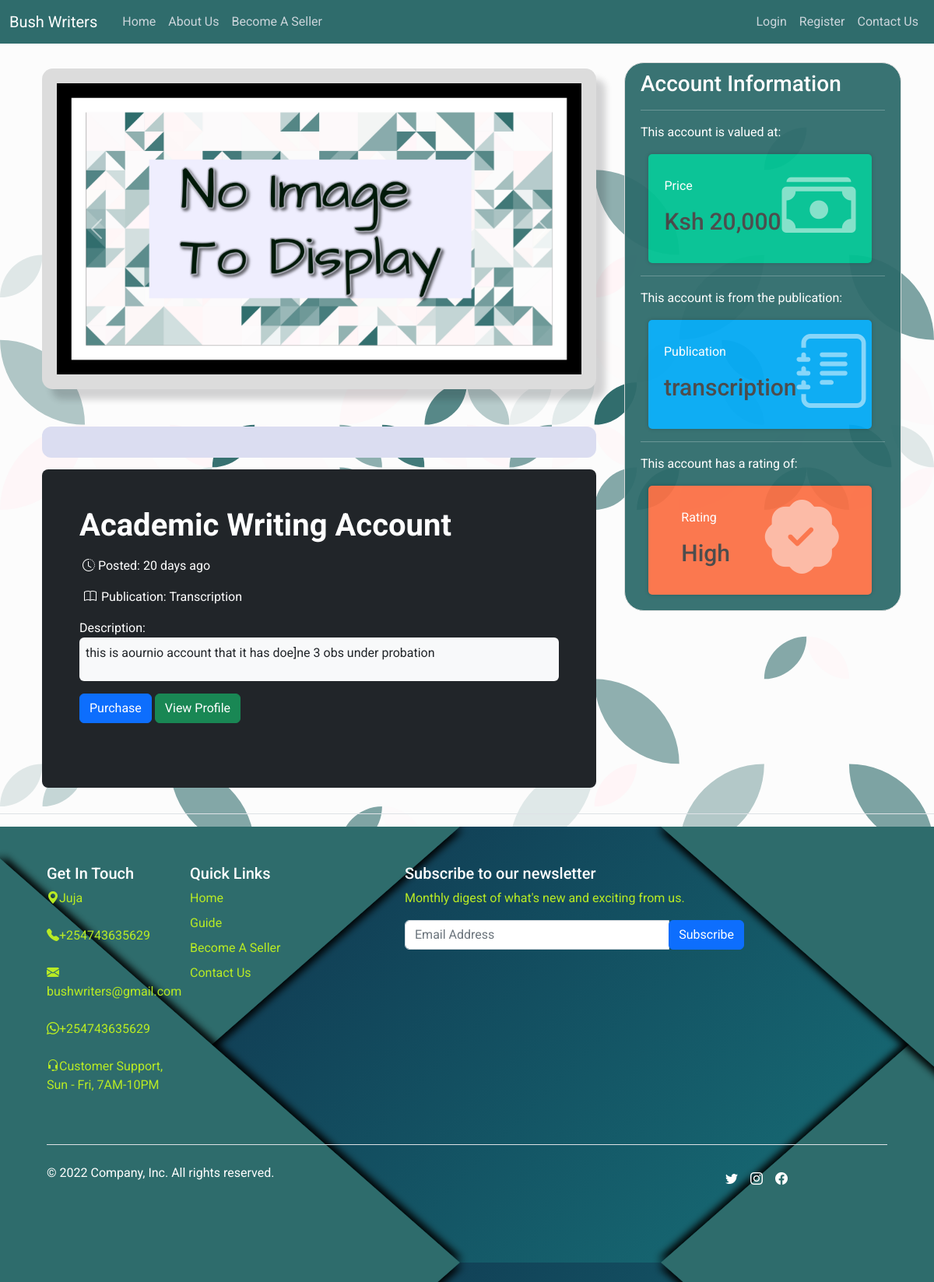
The app's page /product_view/22 with its own data.
### models/accounts.py (models this page shows, shortened)
class Account(db.Model):
    STATUS_AVAILABLE = 0
    STATUS_ON_PROGRESS = 1
    STATUS_VERIFICATION_STAGE = 2
    STATUS_SUCCESSFUL_STAGE = 3
    STATUS_DISPUTED_STAGE = 4
    __tablename__ = 'account'
    account_id = db.Column(db.Integer, primary_key = True)
    account_type = db.Column(db.Enum(AccountType), default = AccountType.ACADEMIC_WRITING_ACCOUNT)
    account_name = db.Column(db.String(80), nullable = False)
    description = db.Column(db.String(120), nullable = False)
    brand = db.Column(db.String(60), nullable = False)
    price = db.Column(db.Integer, nullable = False)
    status = db.Column(db.SmallInteger, default=STATUS_AVAILABLE)
    account_creation_date = db.Column(db.Date, nullable = False)
    time_posted = db.Column(db.DateTime (timezone = True), default = func.now())
    date_modified = db.Column(db.DateTime(timezone = True), nullable=False, server_default=func.now(), onupdate=func.now())
    user_id = db.Column(db.Integer, db.ForeignKey('user.id', ondelete = 'CASCADE'))
    images = db.relationship('Image', backref = 'account', passive_deletes = True, lazy='dynamic' )
    notifications = db.relationship('Notification', backref = 'account', passive_deletes = True, lazy='dynamic')
    complaints = db.relationship('Complaints', backref = 'account', passive_deletes = True, lazy='dynamic')
    account_credentials = db.relationship('Account_Credentials', backref = 'account', passive_deletes = True, lazy='dynamic')

### main/views.py (the view, shortened to what this page needs)
@main.route('/product_view/<item_id>', methods=['GET', 'POST'])
def product_view(item_id):
    account = Account.query.filter_by(account_id = item_id).first()
    images = Image.query.filter_by(account_id = item_id).all()
    purchase_form = Payment_Method()
    upload_form = Upload_Images()
    return render_template('product_view.html', account = account, images = images, purchase_form = purchase_form, upload_form = upload_form)

### auth/form_fields.py
class Payment_Method(FlaskForm):
    info = HiddenField()
    payment_method = SelectField('Choose Payment Method', choices=[('Paypal'), ('Mpesa')])
    submit = SubmitField("Proceed To Checkout")

class Upload_Images(FlaskForm):
    photo = FileField(validators=[FileAllowed(['jpg', 'png', 'jpeg' ], 'Only images are allowed'), FileRequired()])
    account_id = HiddenField()
    upload = SubmitField('Upload')

### templates/product_view.html (shortened to what this page needs)
{% extends 'base.html' %}
{% block stylesheets %}
  <link href="https://cdn.jsdelivr.net/npm/bootstrap@5.2.0/dist/css/bootstrap.min.css" rel="stylesheet">
  <link rel="stylesheet" type="text/css" href="{{ url_for('static', filename='css/styles.css') }}" >
  <link rel="stylesheet" type="text/css" href="{{ url_for('static', filename='css/card-styles.css') }}" >
  <link rel="stylesheet" href="https://cdn.jsdelivr.net/npm/pixeden-stroke-7-icon@1.2.3/pe-icon-7-stroke/dist/pe-icon-7-stroke.min.css">
{% endblock stylesheets %}
{% block content %}
     <div class="container mt-2">
        <div class="carousel-background">
          <div id="carouselExampleControlsNoTouching" class="carousel slide" data-bs-touch="false">
            <div class="carousel-inner">
              {% if images %}
                {% for image in images %}
                  <div class="carousel-item active">
                    <img src="{{ url_for('static', filename='images/account_images/'+image.image_files) }}" class="d-block w-100" alt="...">
                  </div>
                {% endfor %}
              {% else %}
                <div class="carousel-item active">
                  <img src="{{ url_for('static', filename='images/assets/blank_image.jpg') }}" class="d-block w-100" alt="...">
                </div>
              {% endif %}
            </div>
            <button class="carousel-control-prev" type="button" data-bs-target="#carouselExampleControlsNoTouching" data-bs-slide="prev">
              <span class="carousel-control-prev-icon" aria-hidden="true"></span>
            </button>
            <button class="carousel-control-next" type="button" data-bs-target="#carouselExampleControlsNoTouching" data-bs-slide="next">
              <span class="carousel-control-next-icon" aria-hidden="true"></span>
            </button>
          </div>
        </div>
          <section class="gallery">
          </section>
          <div class="row align-items-md-stretch">
            <div class="col-md-6">
              <div class="h-100 p-5 text-bg-dark rounded-3 product-content">
                <div class="mb-3">
                  <h2 class="text-white mb-2 fw-bold fs-1">{{ account.account_type.value | replace("_", "  ") | title }}</h2>
                </div>
                <div class="mb-3 title-time-display">
                  <span class="text-white"><i class="bi bi-clock-history p-1"></i>Posted: {{ moment(account.time_posted).fromNow(refresh=True) }}</span>
                </div>
                <div class="mb-3 publication-display">
                  <span class="text-white"><i class="bi bi-book"></i>Publication: {{ account.brand | title }}</span>
                </div>
                <header>Description:</header>
                <div class="rounded bg-light p-2 mb-3">
                  <p class="text-dark">{{ account.description }}</p>
                </div>
                <div>
                  {% if account.user_id != current_user.id %}
                  <button type="button" class="btn btn-primary" data-bs-toggle="modal" data-bs-target="#payment-form">Purchase</button>
                  <a href="{{ url_for('main.user_profile', id = account.user_id ) }}" role="button" class="btn btn-success">View Profile</a>
                  {% else %}
                  <button type="button" class="btn btn-primary" data-bs-toggle="modal" data-bs-target="#upload-image">Upload Images</button>
                  {% endif %}
                </div>
              </div>
            </div>
          </div>
    </div>
    <br>
    <br>
{% endblock content %}
{% block sidebar %}
  <div class="col-md-4 sidebar">
    <div class="content-section">
      <h3 class="text-white">Account Information</h3>
      <hr class="text-white">
      <p class="text-white">This account is valued at:</p>
              <div class="card-body card-sidebar color1">
                <div class="float-left">
                  <p>Price</p>
                    <h3>
                        <span class="currency">Ksh</span>
                        <span class="count"> {{ "{:,.0f}".format(account.price ) }}</span>
                    </h3>
                </div>
                <div class="float-right">
                  <i class="bi bi-cash-stack"></i>
                </div>
            </div>
            <hr class="text-white">
            <p class="text-white">This account is from the publication:</p>
            <div class="card-body card-sidebar color2">
                <div class="float-left">
                  <p>Publication</p>
                    <h3>
                        <span class="count">{{ account.brand }}</span>
                    </h3>
                </div>
                <div class="float-right">
                  <i class="bi bi-journal-text"></i>
                </div>
            </div>
            <hr class="text-white">
            <p class="text-white">This account has a rating of:</p>
            <div class="card-body card-sidebar color3">
                <div class="float-left">
                  <p>Rating</p>
                    <h3>
                        <span class="count">High</span>
                    </h3>
                </div>
                <div class="float-right">
                  <i class="bi bi-patch-check-fill"></i>
                </div>
            </div>
    </div>
  </div>
{% endblock sidebar %}
{% block footer %}
<div class="border-top pt-3"></div>
<div class="footer-container">
  <footer class="py-5">
    <div class="row">
      <div class="col-6 col-md-2 mb-3">
        <h5 class="text-white">Get In Touch</h5>
        <ul class="nav flex-column">
          <li class="nav-item mb-2"><p class="nav-link p-0 footer-color"><i class="bi bi-geo-alt-fill mr-2"></i>Juja</p></li>
          <li class="nav-item mb-2"><p class="nav-link p-0 footer-color"><i class="bi bi-telephone-fill mr-2"></i>+254743635629</p></li>
          <li class="nav-item mb-2"><p class="nav-link p-0 footer-color"><i class="bi bi-envelope-fill mr-2"></i>bushwriters@gmail.com</p></li>
          <li class="nav-item mb-2"><p class="nav-link p-0 footer-color"><i class="bi bi-whatsapp mr-2"></i>+254743635629</p></li>
          <li class="nav-item mb-2"><p class="nav-link p-0 footer-color"><i class="bi bi-headset mr-2"></i>Customer Support, Sun - Fri, 7AM-10PM</p></li>
        </ul>
      </div>
      <div class="col-6 col-md-2 mb-3">
        <h5 class="text-white">Quick Links</h5>
        <ul class="nav flex-column">
          <li class="nav-item mb-2"><a href="{{ url_for('main.viewpage') }}" class="nav-link p-0 footer-color">Home</a></li>
          <li class="nav-item mb-2"><a href="{{ url_for('main.guide') }}" class="nav-link p-0 footer-color">Guide</a></li>
          <li class="nav-item mb-2"><a href="{{ url_for('main.seller') }}" class="nav-link p-0 footer-color">Become A Seller</a></li>
          <li class="nav-item mb-2"><a href="{{ url_for('main.contact_us') }}" class="nav-link p-0 footer-color">Contact Us</a></li>
        </ul>
      </div>
      <div class="col-md-5 offset-md-1 mb-3">
        <form>
          <h5 class="text-white">Subscribe to our newsletter</h5>
          <p class="footer-color">Monthly digest of what's new and exciting from us.</p>
          <div class="input-group">
            <input type="text" class="form-control" placeholder="Email Address" aria-label="Recipient's email input" aria-describedby="button-addon4">
            <div class="input-group-append" id="button-addon4">
              <button class="btn btn-primary" type="button">Subscribe</button>
            </div>
          </div>
        </form>
      </div>
    </div>
    <div class="d-flex flex-column flex-sm-row justify-content-between py-4 my-4 border-top">
      <p class="text-white">&copy; 2022 Company, Inc. All rights reserved.</p>
      <ul class="list-unstyled d-flex">
        <i class="bi bi-twitter p-2 text-white"></i>
        <i class="bi bi-instagram p-2 text-white"></i>
        <i class="bi bi-facebook p-2 text-white"></i>
        <li class="ms-3"><a class="text-white" href="#"><svg class="bi" width="24" height="24"><use xlink:href="#twitter"/></svg></a></li>
        <li class="ms-3"><a class="link-dark" href="#"><svg class="bi" width="24" height="24"><use xlink:href="#instagram"/></svg></a></li>
        <li class="ms-3"><a class="link-dark" href="#"><svg class="bi" width="24" height="24"><use xlink:href="#facebook"/></svg></a></li>
      </ul>
    </div>
  </footer>
</div>
{% endblock footer %}

### static/css/styles.css (style rules this page uses)
body { background: #fafafa; color: #333333; margin-top: 5rem; font-family: 'Roboto'; max-width: 100% !important; background-image: url('/static/images/assets/patternpad_3.svg'); }
h1, h2, h3, h4, h5, h6 { color: #444444; }
a { text-decoration: none; }
.content-section { background: #2f6c6c; padding: 10px 20px; border: 1px solid #dddddd; border-radius: 25px; margin-bottom: 20px; opacity: 0.95; }
.rounded { border-radius: 10px; }
.title-time-display { display: flex; flex-direction: row; justify-content: space-between; }
.publication-display { display: flex; flex-direction: row; justify-content: space-between; }
.bi-book { padding: 6px; }
.footer-container { padding-left: 60px; padding-right: 60px; max-width: 100% !important; }
.footer-color { color: #b9eb24 !important; }
.sidebar { border-radius: 10px; }

### static/css/card-styles.css (style rules this page uses)
.color1 { background: #00C292; }
.color2 { background: #03A9F3; }
.color3 { background: #FB7146; }
.card-sidebar { display: flex; font-family: "Roboto", sans-serif; margin: 10px; padding: 20px; width: 287px; height: 140px; color: #fff !important; border-radius: 5px; box-shadow: 0 0 5px rgb(0, 0, 0, 0.2); flex-direction: row; justify-content: space-around; align-items: center; }
.float-left { float: left; }
.float-right { float: right; }
.card-body h3 { margin-top: 15px; margin-bottom: 5px; }
.currency, .count { font-size: 30px; font-weight: 500; }
.card-body p { font-size: 16px; margin-top: 0; }
.card-body i { font-size: 95px; opacity: 0.5; }
img { max-width: 100%; }
.gallery { background-color: #dbddf1; padding: 20px; border-radius: 12px; }
.carousel-background { background-color: gainsboro; padding: 19px; margin-bottom: 3em; border-radius: 14px; box-shadow: 12px 13px 8px 0 rgb(22 22 26 / 18%); }
.product-content { width: 44.5em; margin-top: 15px; margin-bottom: 20px; }

### records on screen
Account: account_type.value "Academic Writing Account", time_posted "20 days ago", brand "Transcription", description "this is aournio account that it has doe]ne 3 obs under probation", price "20,000", brand "transcription"
